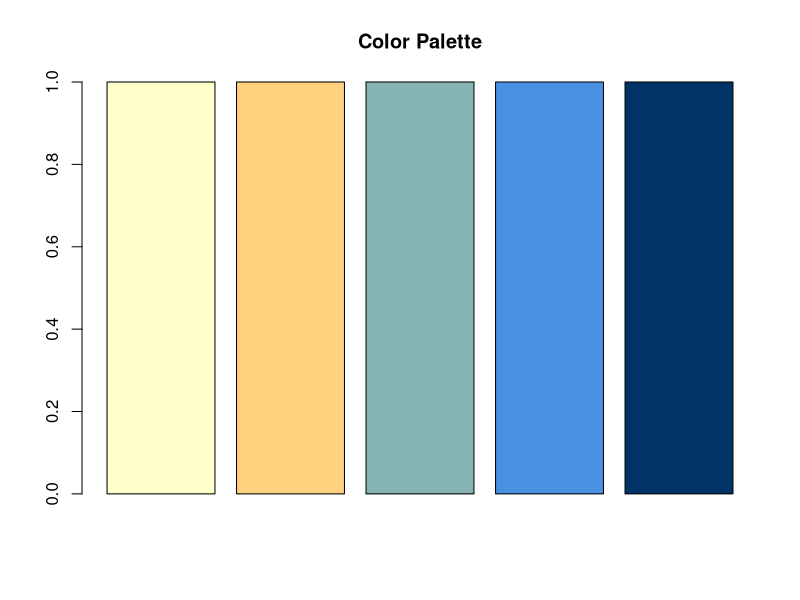
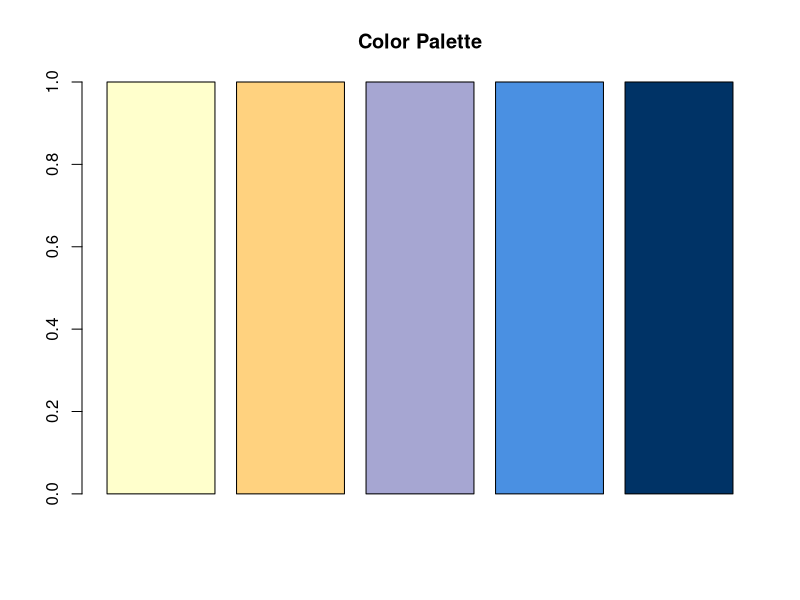
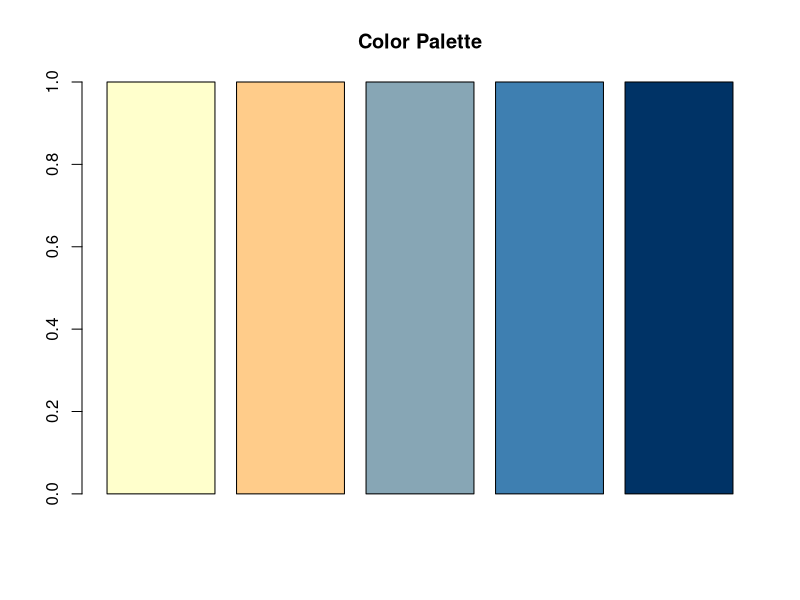

Write the R code that produced these figures, in order.
colors <- c("#ffffcc", "#ffd27f", "#86b4b6", "#4a90e2", "#003366")
barplot(rep(1, length(colors)), col = colors, main = "Color Palette")

colors <- c("#ffffcc", "#ffd27f", "#a6a6d2", "#4a90e2", "#003366")
barplot(rep(1, length(colors)), col = colors, main = "Color Palette")

colors <- c("#ffffcc", "#ffcc8a", "#87a6b5", "#3e7fb1", "#003366")
barplot(rep(1, length(colors)), col = colors, main = "Color Palette")
